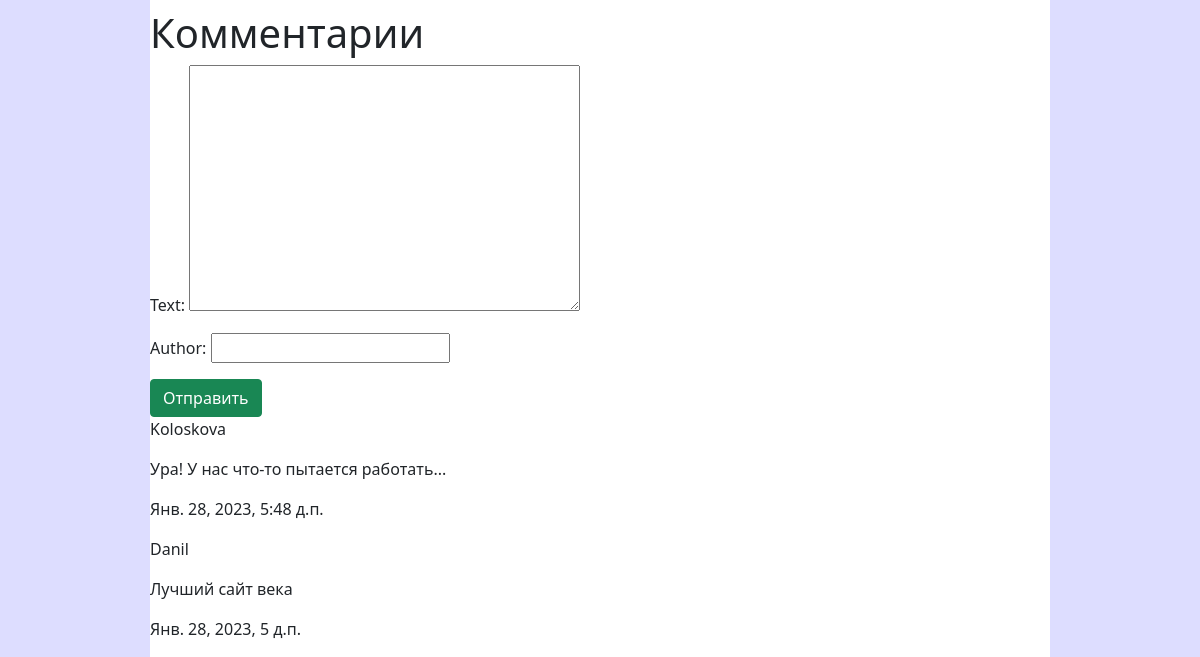
The app's page /posts/post/1 (lower part), older data.
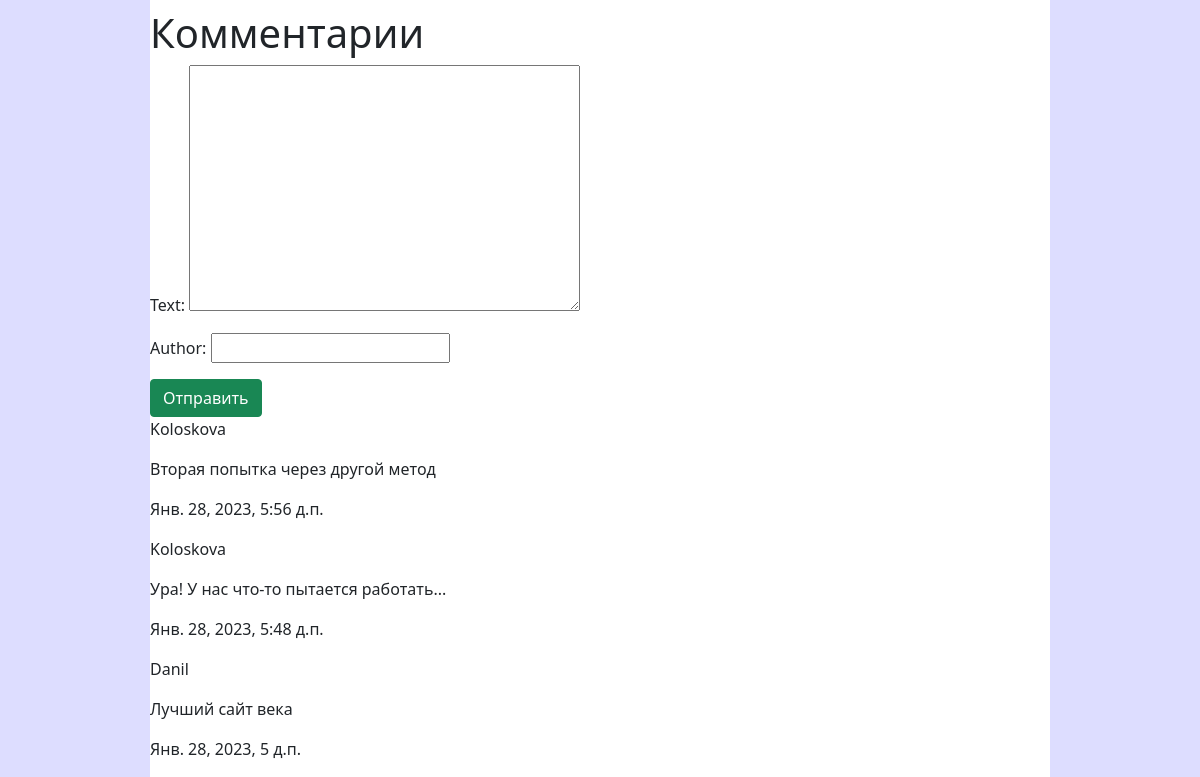
The same page, newer data.
### comment/models.py (models this page shows, shortened)
class Comment(models.Model):
    text = models.TextField(blank=False) #нельзя отправлять пустой комментарий
    date_of_create = models.DateTimeField(auto_now_add=True)
    author = models.CharField(max_length=32)
    post = models.ForeignKey(Post, on_delete=models.CASCADE)
    published = models.BooleanField(default=False) #премодерация
    class Meta:
        ordering = ('-date_of_create', )

### posts/views.py (the view)
# urls.py: path("post/<int:pk>", post_id_view, name="post"),
def post_id_view(request, pk):
    pk = get_object_or_404(Post, pk=pk)
    comments = Comment.objects.filter(post = pk, published=True)
    if request.method=="POST": #если метод запроса POST
        form = CommentForm(request.POST) #то мы передаём запрос в форму
        if form.is_valid(): #если форма заполнена корректно
            comment =  form.save(commit=False) #получаем объект комментария без сохранения
            comment.post = pk #записываем к какому посту относится данный комментарий
            comment.save() #комментарий сохраняется
            form = CommentForm() #создаём новую форму
    else:
        form = CommentForm()
    context = {"pk": pk,'page':'posts', 'comments_list':comments, 'form':form}
    return render(request, "posts/post_id.html", context)

### comment/forms.py
class CommentForm(forms.ModelForm):
    class Meta:
        model = Comment
        exclude = ('date_of_create','published','post')

### posts/templates/posts/post_id.html (shortened to what this page needs)
{% extends 'root.html' %}
{% block content %}
    <div class="mt-3">
        <h1>Комментарии</h1>
        <form action="{% url 'posts:post' pk.pk %}" method="post">
            {{ form.as_p }}
            <input class="btn btn-success" value="Отправить" type="submit">
        </form>
        {% for comment in comments_list %}
            <div>
                <p>{{ comment.author }}</p>
                <p>{{ comment.text }}</p>
                <p>{{ comment.date_of_create }}</p>
            </div>
            {% empty %}
            <h3>Будь первым</h3>
        {% endfor %}
    </div>
{% endblock %}

### templates/root.html (shortened to what this page needs)
{% load static %}
<!DOCTYPE html>
<html lang="ru">
    <head>
        <link rel="stylesheet" href="{% static 'css/bootstrap.min.css' %}">
    </head>
        <body class="mb-0 mt-0 align-content-center justify-content-center d-flex" style="height: 100%; background-color: #ddddff">
            <div class="w-75" style="height: 100%; background-color: white;">
                <div class="content">
                    {% block content %}
                    {% endblock %}
                </div>
            </div>
        </body>
    </html>

Row changes from the older to the newer data that the page shows:
added Comment: author "Koloskova", text "Вторая попытка через другой метод", date_of_create "Янв. 28, 2023, 5:56 д.п."
